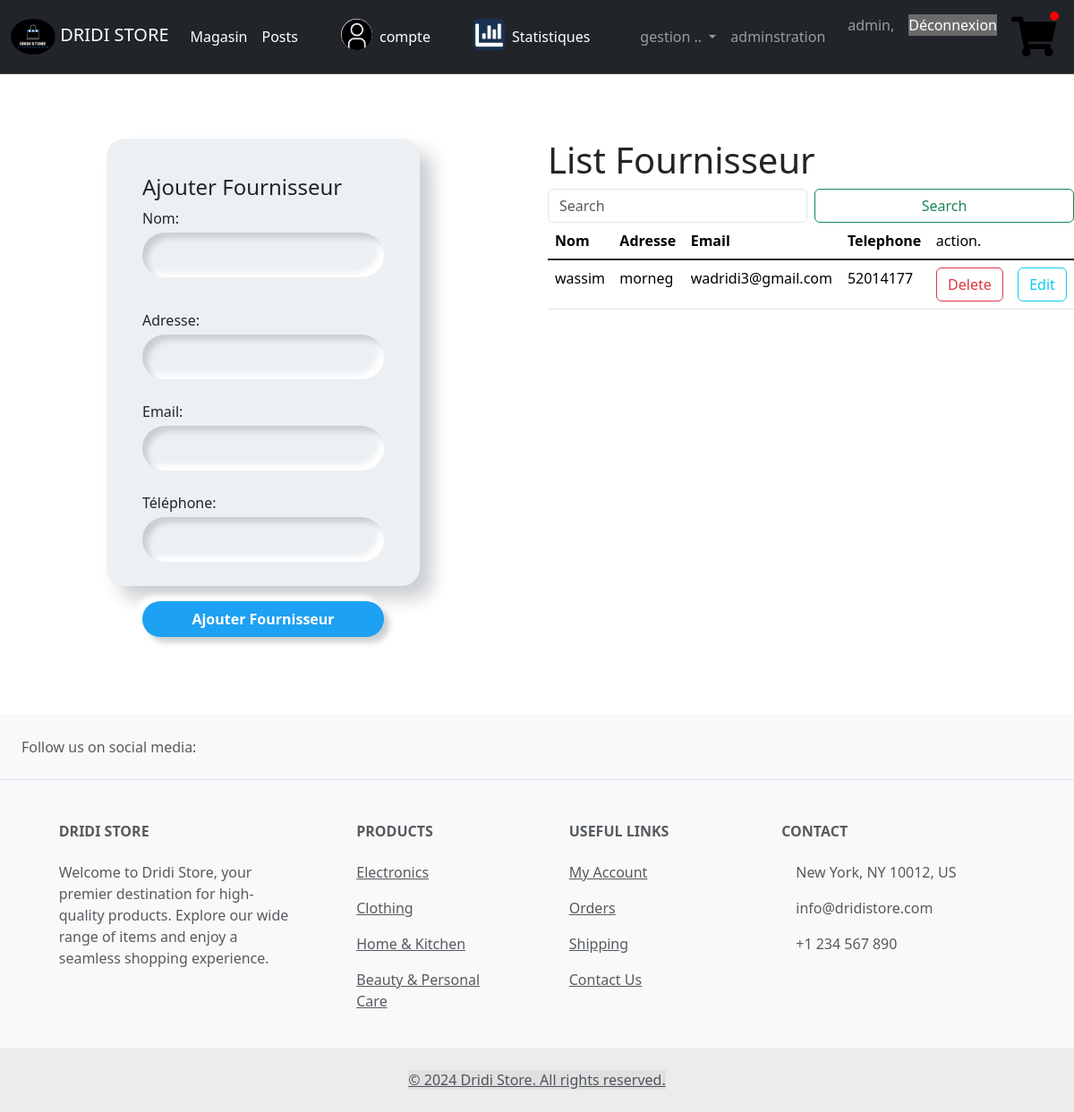
/magasin/AjouterFournisseur (signed in), run on the app's committed database.
### magasin/models.py (models this page shows, shortened)
class Fournisseur(models.Model):
    nom = models.CharField(max_length=100)
    adresse = models.TextField()
    email = models.EmailField()
    telephone = models.CharField(max_length=8)

### magasin/views.py (the view)
# urls.py: path('AjouterFournisseur', views.AjouterFournisseur, name='AjouterFournisseur'),
@login_required
def AjouterFournisseur(request):
    fournisseurs = Fournisseur.objects.all()
    if request.method == 'POST':
        nom = request.POST.get('nom')
        adresse = request.POST.get('adresse')
        email = request.POST.get('email')
        telephone = request.POST.get('telephone')
        fournisseur = Fournisseur.objects.create(
            nom=nom,
            adresse=adresse,
            email=email,
            telephone=telephone
        )
        return redirect('/magasin')
    else:
        return render(request, 'AjouterFournisseur.html', {'fournisseurs': fournisseurs})

### templates/AjouterFournisseur.html (shortened to what this page needs)
{% extends 'base.html' %}
{% load static %}
{% block styles %}
<link rel='stylesheet' type='text/css' media='screen' href="{% static 'magasin/form.css'%}">
{% endblock styles %}
{% block content %}
<br><br><br>
<div class="row">
  <div class="col-md-6">
<div class="form1">
    <div class="container">
        <form method="post" action="AjouterFournisseur">
          <h4>Ajouter Fournisseur</h4>
          <label for="id_nom">Nom:</label>
          <input type="text" id="id_nom" name="nom" maxlength="100" required><br>
          <label for="id_adresse">Adresse:</label>
          <input type="text" id="id_adresse" name="adresse" maxlength="100" required><br>
          <label for="id_email">Email:</label>
          <input type="email" id="id_email" name="email" required><br>
          <label for="id_telephone">Téléphone:</label>
          <input type="text" id="id_telephone" name="telephone" maxlength="8" required><br>
          <button type="submit">Ajouter Fournisseur</button>
        </form>
      </div>
</div>
</div>
<div class="col-md-6">
<h1>List Fournisseur</h1>
<form class="d-flex" role="search" method="post" action="searchFournisseur">
    <input class="form-control me-2" type="search" name="search_query" placeholder="Search" aria-label="Search">
    <button class="btn btn-outline-success" type="submit">Search</button>
</form>
<table class="table" style="background-color: beige;">
    <thead>
      <tr>
        <th scope="col">Nom</th>
        <th scope="col">Adresse</th>
        <th scope="col">Email</th>
        <th scope="col">Telephone</th>
        <td colspan="2">action.</td>
      </tr>
    </thead>
    <tbody class="table-group-divider">
      {% for fournisseur in fournisseurs %}
      <tr>
        <td>{{ fournisseur.nom }}</td>
        <td>{{ fournisseur.adresse }}</td>
        <td>{{ fournisseur.email }}</td>
        <td>{{ fournisseur.telephone }}</td>
        <td>
            <form  method="post" action="deleteFournisseur">
                <button class="btn btn-outline-danger" type="submit">Delete</button>
            </form>
        </td>
        <td>
            <form  method="post" action="editFournisseur">
                <button class="btn btn-outline-info" type="submit">Edit</button>
            </form>
        </td>
      </tr>
      {% empty %}
      <tr>
        <td colspan="4">No fournisseurs found.</td>
      </tr>
      {% endfor %}
    </tbody>
</table>
</div></div>
<br><br><br>
{% endblock %}

### templates/base.html (shortened to what this page needs)
{% load static %}
<!DOCTYPE html>
<html>
<head>
    <link href="https://cdn.jsdelivr.net/npm/bootstrap@5.3.3/dist/css/bootstrap.min.css" rel="stylesheet">
	{% block styles %} {% endblock %}
</head>
<body>
  <nav class="navbar navbar-expand-lg  border-bottom border-body bg-dark" data-bs-theme="dark">
    <div class="container-fluid">
      <a class="navbar-brand" href="/">
        <img src="{% static 'images/LOGO.png' %}" height="40"  alt="logo Image" style="border-radius: 50%;" />
        DRIDI STORE</a>
      <div class="collapse navbar-collapse" id="navbarSupportedContent">
        <ul class="navbar-nav me-auto mb-2 mb-lg-0">
          <li class="nav-item">
            <a class="nav-link active" aria-current="page" href="/magasin/">Magasin</a>
          </li>
          <li class="nav-item">
            <a class="nav-link active" aria-current="page" href="/blog/">Posts</a>
          </li>
          {% if user.is_authenticated %}
          <img src="{% static 'images/compte.png' %}" style="margin-left: 40px; width: 35px; height: 35px; border-radius: 55%;" />
          <li class="nav-item">
            <a class="nav-link active" aria-current="page" href="/magasin/compte/">
              compte</a>
          </li>
          {% if user.is_staff %}
          <img src="{% static 'images/stats.png' %}" style="margin-left: 40px; width: 35px; height: 35px; border-radius: 6px;" />
          <li class="nav-item" style="margin-right: 40px;">
            <a class="nav-link active" aria-current="page" href="/magasin/stats">
              Statistiques</a>
          </li>
          {% endif %}
          {% endif %}
          {% if user.is_authenticated %}
          {% if user.is_staff %}
          <li class="nav-item dropdown">
            <a class="nav-link dropdown-toggle" href="#" role="button" data-bs-toggle="dropdown" aria-expanded="false">
              gestion ..
            </a>
          </li>
          <li class="nav-item">
            <a class="nav-link " href="/admin/" aria-disabled="true">adminstration</a>
          </li>
          {% endif %}
          {% endif %}
        </ul>
        <ul class="navbar-nav ml-auto">
          {% if user.is_authenticated %}
          <li class="nav-item active">
          <a class="nav-link" href="#">{{user}},</a>
          </li>
         <form action=" {% url 'logout' %}" method="post">
          <a class="nav-link">
          <button type="submit">Déconnexion</button>
          </a></form>
          {% endif %}
          <li class="nav-item active">
            <a class="nav-link" href="/magasin/panier">
              <span id="nbP">{% block nbr %} {% endblock %}</span>
            </a>
          </li>
          </ul>
      </div>
    </div>
  </nav>
	{% block content %} {% endblock %}
<br><br><br>
<footer class="text-center text-lg-start bg-body-tertiary text-muted">
  <section class="d-flex justify-content-center justify-content-lg-between p-4 border-bottom">
    <div class="me-5 d-none d-lg-block">
      <span>Follow us on social media:</span>
    </div>
    <div>
    </div>
  </section>
  <section class="">
    <div class="container text-center text-md-start mt-5">
      <div class="row mt-3">
        <div class="col-md-3 col-lg-4 col-xl-3 mx-auto mb-4">
          <h6 class="text-uppercase fw-bold mb-4">
            Dridi Store
          </h6>
          <p>
            Welcome to Dridi Store, your premier destination for high-quality products. Explore our wide range of items and enjoy a seamless shopping experience.
          </p>
        </div>
        <div class="col-md-2 col-lg-2 col-xl-2 mx-auto mb-4">
          <h6 class="text-uppercase fw-bold mb-4">
            Products
          </h6>
          <p>
            <a href="#!" class="text-reset">Electronics</a>
          </p>
          <p>
            <a href="#!" class="text-reset">Clothing</a>
          </p>
          <p>
            <a href="#!" class="text-reset">Home & Kitchen</a>
          </p>
          <p>
            <a href="#!" class="text-reset">Beauty & Personal Care</a>
          </p>
        </div>
        <div class="col-md-3 col-lg-2 col-xl-2 mx-auto mb-4">
          <h6 class="text-uppercase fw-bold mb-4">
            Useful links
          </h6>
          <p>
            <a href="#!" class="text-reset">My Account</a>
          </p>
          <p>
            <a href="#!" class="text-reset">Orders</a>
          </p>
          <p>
            <a href="#!" class="text-reset">Shipping</a>
          </p>
          <p>
            <a href="#!" class="text-reset">Contact Us</a>
          </p>
        </div>
        <div class="col-md-4 col-lg-3 col-xl-3 mx-auto mb-md-0 mb-4">
          <h6 class="text-uppercase fw-bold mb-4">Contact</h6>
          <p> New York, NY 10012, US</p>
          <p>
            info@dridistore.com
          </p>
          <p> +1 234 567 890</p>
        </div>
      </div>
    </div>
  </section>
  <div class="text-center p-4" style="background-color: rgba(0, 0, 0, 0.05);">
    <a href="mailto:wassimdridi724@gmail.com" style="background-color: rgba(0, 0, 0, 0.05) " class="text-muted">© 2024 Dridi Store. All rights reserved.</a>
  </div>
</footer>
</body>
</html>

### static/magasin/form.css (style rules this page uses)
.form1 input { caret-color: red; }
.form1 .container { position: relative; width: 350px; height: 500px; border-radius: 20px; padding: 40px; box-sizing: border-box; background: #ecf0f3; box-shadow: 14px 14px 20px #cbced1, -14px -14px 20px white; }
.form1 label, input, button { display: block; width: 100%; padding: 0; border: none; outline: none; box-sizing: border-box; }
.form1 label { margin-bottom: 4px; }
.form1 label:nth-of-type(2) { margin-top: 12px; }
.form1 input::placeholder { color: gray; }
.form1 input { background: #ecf0f3; padding: 10px; padding-left: 20px; height: 50px; font-size: 14px; border-radius: 50px; box-shadow: inset 6px 6px 6px #cbced1, inset -6px -6px 6px white; }
.form1 button { color: white; margin-top: 20px; background: #1DA1F2; height: 40px; border-radius: 20px; cursor: pointer; font-weight: 900; box-shadow: 6px 6px 6px #cbced1, -6px -6px 6px white; transition: 0.5s; }

### templates/base.html (style rules this page uses)
.nav-link { position: relative; display: inline-block; }
#nbP { position: absolute; top: 5px; right: 5px; background-color: red; color: white; padding: 5px; border-radius: 50%; }
svg { height: 50px; width: 50px; }

### data on the page
Fournisseur: nom "wassim", adresse "morneg", email "wadridi3@gmail.com", telephone "52014177"

### other printed values
{{ user }} "admin"
